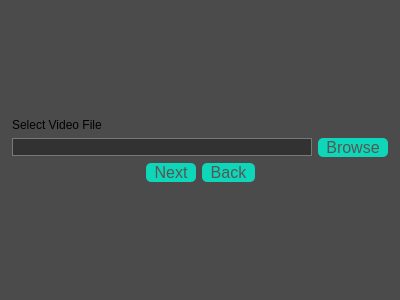
<?xml version="1.0" encoding="UTF-8"?>
<ui version="4.0">
 <class>form_video_input</class>
 <widget class="QWidget" name="form_video_input">
  <property name="geometry">
   <rect>
    <x>0</x>
    <y>0</y>
    <width>400</width>
    <height>300</height>
   </rect>
  </property>
  <property name="windowTitle">
   <string>Video Input</string>
  </property>
  <property name="styleSheet">
   <string notr="true">QWidget{
background-color: rgb(75, 75, 75);
}
QComboBox{
background-color:rgb(50,50,50);
color:rgb(200,200,200)
}
QTreeView{
background-color:rgb(50,50,50);
border:1px solid rgb(25,25,25);
color:rgb(200,200,200)
}
QListView{
background-color:rgb(50,50,50);
border:1px solid rgb(25,25,25);
color:rgb(200,200,200)
}
QLineEdit{
color:rgb(200,200,200);
border:1px solid rgb(120,120,120);
background:rgb(50,50,50);
}
QPushButton {
  padding: 0px 8px;
  font-size: 16px;
  text-align: center;
  text-decoration: none;
  outline: none;
  color: rgb(86,86,86);
  background-color: rgb(14,215,185);
  border: none;
  border-radius: 5px;
}

QPushButton:hover {background-color:  rgb(0,172,142);}

QPushButton:hover:pressed {
  background-color: rgb(30,152,122);
}
QScrollBar:vertical {
	border:0px solid;
    background: rgb(50,50,50);
    width: 30px;
}
QScrollBar:horizontal {
	border:0px solid;
    background: rgb(50,50,50);
    height: 30px;
}
QScrollBar::handle:vertical {
    background: rgb(80,80,80);
	width:10px;
	margin:10px;
	border-radius:5px;
	min-height:30px;
}
QScrollBar::handle:horizontal {
    background: rgb(80,80,80);
	height:10px;
	margin:10px;
	border-radius:5px;
	min-width:30px;
}
QScrollBar::add-page, QScrollBar::sub-page{
background:none;
}
QScrollBar::add-page:vertical{
width:0px;
}
QScrollBar::sub-page:vertical{
width:0px;
}
QScrollBar::add-line:vertical {
width: 0px;
}
QScrollBar::sub-line:vertical {
width: 0px;
}
QScrollBar::add-page:horizontal{
height:0px;
}
QScrollBar::sub-page:horizontal{
height:0px;
}
QScrollBar::add-line:horizontal {
height: 0px;
}
QScrollBar::sub-line:horizontal {
height: 0px;
}
QScrollBar::left-arrow:horizontal, QScrollBar::right-arrow:horizontal {
    width:0px;
 }
QScrollBar::up-arrow:vertical, QScrollBar::down-arrow:vertical{
	height:0px;
}</string>
  </property>
  <layout class="QGridLayout" name="gridLayout">
   <item row="0" column="1">
    <spacer name="verticalSpacer">
     <property name="orientation">
      <enum>Qt::Vertical</enum>
     </property>
     <property name="sizeHint" stdset="0">
      <size>
       <width>20</width>
       <height>97</height>
      </size>
     </property>
    </spacer>
   </item>
   <item row="1" column="0">
    <spacer name="horizontalSpacer_3">
     <property name="orientation">
      <enum>Qt::Horizontal</enum>
     </property>
     <property name="sizeHint" stdset="0">
      <size>
       <width>44</width>
       <height>20</height>
      </size>
     </property>
    </spacer>
   </item>
   <item row="1" column="1">
    <layout class="QVBoxLayout" name="verticalLayout">
     <item>
      <widget class="QLabel" name="label">
       <property name="text">
        <string>Select Video File</string>
       </property>
      </widget>
     </item>
     <item>
      <layout class="QHBoxLayout" name="horizontalLayout_2">
       <item>
        <widget class="QLineEdit" name="le_video_path">
         <property name="minimumSize">
          <size>
           <width>300</width>
           <height>0</height>
          </size>
         </property>
        </widget>
       </item>
       <item>
        <widget class="QPushButton" name="btn_browse">
         <property name="text">
          <string>Browse</string>
         </property>
        </widget>
       </item>
      </layout>
     </item>
     <item>
      <layout class="QHBoxLayout" name="horizontalLayout">
       <item>
        <spacer name="horizontalSpacer">
         <property name="orientation">
          <enum>Qt::Horizontal</enum>
         </property>
         <property name="sizeHint" stdset="0">
          <size>
           <width>40</width>
           <height>20</height>
          </size>
         </property>
        </spacer>
       </item>
       <item>
        <widget class="QPushButton" name="btn_next">
         <property name="text">
          <string>Next</string>
         </property>
        </widget>
       </item>
       <item>
        <widget class="QPushButton" name="btn_back">
         <property name="text">
          <string>Back</string>
         </property>
        </widget>
       </item>
       <item>
        <spacer name="horizontalSpacer_2">
         <property name="orientation">
          <enum>Qt::Horizontal</enum>
         </property>
         <property name="sizeHint" stdset="0">
          <size>
           <width>40</width>
           <height>20</height>
          </size>
         </property>
        </spacer>
       </item>
      </layout>
     </item>
    </layout>
   </item>
   <item row="1" column="2">
    <spacer name="horizontalSpacer_4">
     <property name="orientation">
      <enum>Qt::Horizontal</enum>
     </property>
     <property name="sizeHint" stdset="0">
      <size>
       <width>43</width>
       <height>20</height>
      </size>
     </property>
    </spacer>
   </item>
   <item row="2" column="1">
    <spacer name="verticalSpacer_2">
     <property name="orientation">
      <enum>Qt::Vertical</enum>
     </property>
     <property name="sizeHint" stdset="0">
      <size>
       <width>20</width>
       <height>97</height>
      </size>
     </property>
    </spacer>
   </item>
  </layout>
 </widget>
 <resources/>
 <connections/>
</ui>
